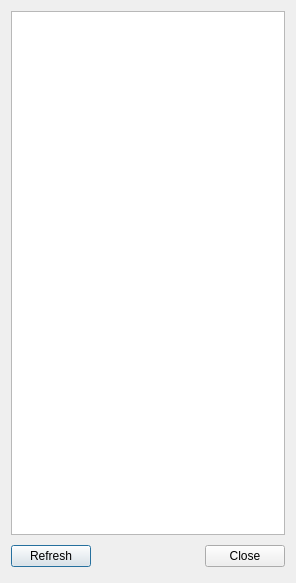
<?xml version="1.0" encoding="UTF-8"?>
<ui version="4.0">
 <class>Gui::Dialog::SceneInspector</class>
 <widget class="QDialog" name="Gui::Dialog::SceneInspector">
  <property name="geometry">
   <rect>
    <x>0</x>
    <y>0</y>
    <width>296</width>
    <height>583</height>
   </rect>
  </property>
  <property name="windowTitle">
   <string>Dialog</string>
  </property>
  <layout class="QGridLayout" name="gridLayout">
   <item row="0" column="0">
    <widget class="QTreeView" name="treeView">
     <property name="alternatingRowColors">
      <bool>true</bool>
     </property>
     <attribute name="headerCascadingSectionResizes">
      <bool>true</bool>
     </attribute>
     <attribute name="headerStretchLastSection">
      <bool>true</bool>
     </attribute>
    </widget>
   </item>
   <item row="1" column="0">
    <layout class="QHBoxLayout" name="horizontalLayout">
     <item>
      <widget class="QPushButton" name="refreshButton">
       <property name="text">
        <string>Refresh</string>
       </property>
      </widget>
     </item>
     <item>
      <spacer>
       <property name="orientation">
        <enum>Qt::Horizontal</enum>
       </property>
       <property name="sizeHint" stdset="0">
        <size>
         <width>58</width>
         <height>31</height>
        </size>
       </property>
      </spacer>
     </item>
     <item>
      <widget class="QPushButton" name="closeButton">
       <property name="text">
        <string>Close</string>
       </property>
      </widget>
     </item>
    </layout>
   </item>
  </layout>
 </widget>
 <resources/>
 <connections>
  <connection>
   <sender>closeButton</sender>
   <signal>clicked()</signal>
   <receiver>Gui::Dialog::SceneInspector</receiver>
   <slot>reject()</slot>
   <hints>
    <hint type="sourcelabel">
     <x>369</x>
     <y>253</y>
    </hint>
    <hint type="destinationlabel">
     <x>179</x>
     <y>282</y>
    </hint>
   </hints>
  </connection>
 </connections>
</ui>
